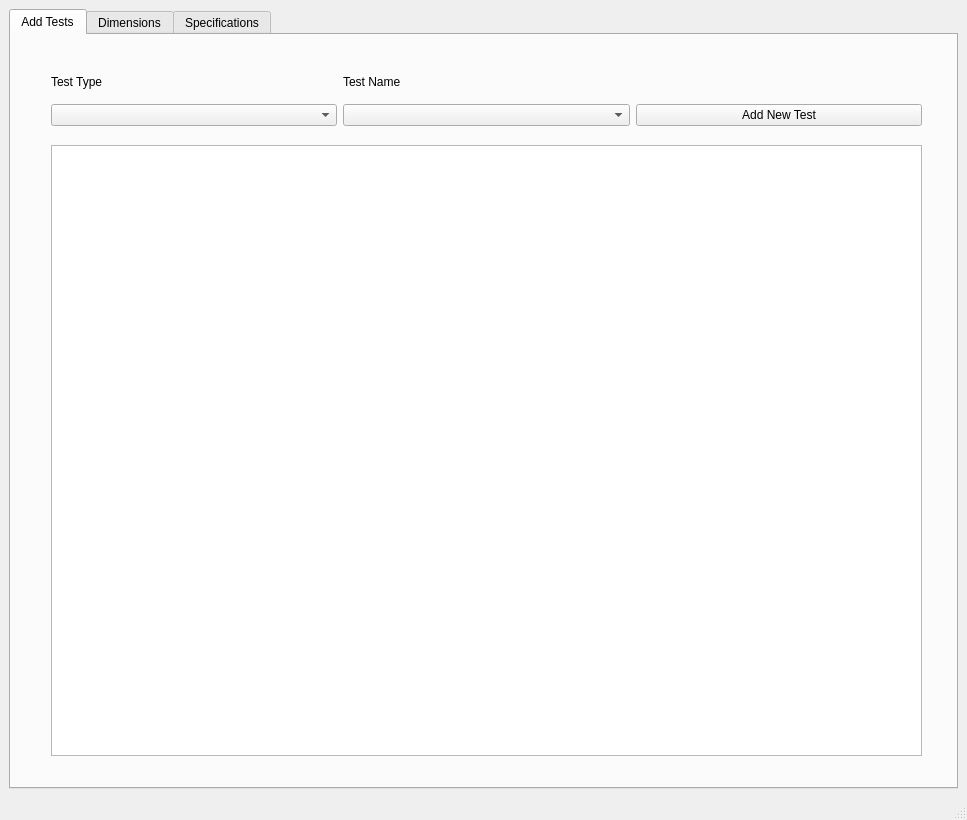
<?xml version="1.0" encoding="UTF-8"?>
<ui version="4.0">
 <class>MainWindow</class>
 <widget class="QMainWindow" name="MainWindow">
  <property name="geometry">
   <rect>
    <x>0</x>
    <y>0</y>
    <width>967</width>
    <height>820</height>
   </rect>
  </property>
  <property name="windowTitle">
   <string>MainWindow</string>
  </property>
  <widget class="QWidget" name="centralwidget">
   <layout class="QHBoxLayout" name="horizontalLayout">
    <item>
     <widget class="QTabWidget" name="tabWidget">
      <property name="currentIndex">
       <number>0</number>
      </property>
      <widget class="QWidget" name="tab_tests">
       <attribute name="title">
        <string>Add Tests</string>
       </attribute>
       <widget class="QTableWidget" name="tableWidget">
        <property name="geometry">
         <rect>
          <x>40</x>
          <y>110</y>
          <width>871</width>
          <height>611</height>
         </rect>
        </property>
       </widget>
       <widget class="QWidget" name="layoutWidget">
        <property name="geometry">
         <rect>
          <x>40</x>
          <y>30</y>
          <width>871</width>
          <height>61</height>
         </rect>
        </property>
        <layout class="QGridLayout" name="gridLayout_5">
         <item row="0" column="0">
          <widget class="QLabel" name="label_15">
           <property name="text">
            <string>Test Type</string>
           </property>
          </widget>
         </item>
         <item row="0" column="1">
          <widget class="QLabel" name="label_16">
           <property name="text">
            <string>Test Name</string>
           </property>
          </widget>
         </item>
         <item row="1" column="0">
          <widget class="QComboBox" name="combo_test_type"/>
         </item>
         <item row="1" column="1">
          <widget class="QComboBox" name="combo_test_name"/>
         </item>
         <item row="1" column="2">
          <widget class="QPushButton" name="button_add_new_test">
           <property name="text">
            <string>Add New Test</string>
           </property>
          </widget>
         </item>
        </layout>
       </widget>
      </widget>
      <widget class="QWidget" name="tab_dimensions">
       <attribute name="title">
        <string>Dimensions</string>
       </attribute>
       <widget class="QLabel" name="label">
        <property name="geometry">
         <rect>
          <x>9</x>
          <y>9</y>
          <width>958</width>
          <height>814</height>
         </rect>
        </property>
        <property name="text">
         <string/>
        </property>
        <property name="pixmap">
         <pixmap resource="images.qrc">:/car/car2.svg</pixmap>
        </property>
        <property name="scaledContents">
         <bool>false</bool>
        </property>
       </widget>
       <widget class="QGroupBox" name="groupBox">
        <property name="geometry">
         <rect>
          <x>270</x>
          <y>570</y>
          <width>431</width>
          <height>90</height>
         </rect>
        </property>
        <property name="title">
         <string>Back Profile</string>
        </property>
        <layout class="QHBoxLayout" name="horizontalLayout_2">
         <item>
          <layout class="QGridLayout" name="gridLayout_2">
           <item row="0" column="3">
            <widget class="QLineEdit" name="x3Back">
             <property name="placeholderText">
              <string>0.00</string>
             </property>
            </widget>
           </item>
           <item row="1" column="5">
            <widget class="QLineEdit" name="y5Back">
             <property name="placeholderText">
              <string>0.00</string>
             </property>
            </widget>
           </item>
           <item row="1" column="3">
            <widget class="QLineEdit" name="y3Back">
             <property name="placeholderText">
              <string>0.00</string>
             </property>
            </widget>
           </item>
           <item row="0" column="7">
            <widget class="QLineEdit" name="x7Back">
             <property name="placeholderText">
              <string>0.00</string>
             </property>
            </widget>
           </item>
           <item row="1" column="2">
            <widget class="QLineEdit" name="y2Back">
             <property name="placeholderText">
              <string>0.00</string>
             </property>
            </widget>
           </item>
           <item row="1" column="6">
            <widget class="QLineEdit" name="y6Back">
             <property name="placeholderText">
              <string>0.00</string>
             </property>
            </widget>
           </item>
           <item row="0" column="5">
            <widget class="QLineEdit" name="x5Back">
             <property name="placeholderText">
              <string>0.00</string>
             </property>
            </widget>
           </item>
           <item row="0" column="6">
            <widget class="QLineEdit" name="x6Back">
             <property name="placeholderText">
              <string>0.00</string>
             </property>
            </widget>
           </item>
           <item row="1" column="4">
            <widget class="QLineEdit" name="y4Back">
             <property name="placeholderText">
              <string>0.00</string>
             </property>
            </widget>
           </item>
           <item row="1" column="1">
            <widget class="QLineEdit" name="y1Back">
             <property name="placeholderText">
              <string>0.00</string>
             </property>
            </widget>
           </item>
           <item row="0" column="4">
            <widget class="QLineEdit" name="x4Back">
             <property name="placeholderText">
              <string>0.00</string>
             </property>
            </widget>
           </item>
           <item row="0" column="2">
            <widget class="QLineEdit" name="x2Back">
             <property name="placeholderText">
              <string>0.00</string>
             </property>
            </widget>
           </item>
           <item row="0" column="1">
            <widget class="QLineEdit" name="x1Back">
             <property name="placeholderText">
              <string>0.00</string>
             </property>
            </widget>
           </item>
           <item row="1" column="7">
            <widget class="QLineEdit" name="y7Back">
             <property name="placeholderText">
              <string>0.00</string>
             </property>
            </widget>
           </item>
           <item row="0" column="0">
            <widget class="QLabel" name="label_4">
             <property name="text">
              <string>x :</string>
             </property>
            </widget>
           </item>
           <item row="1" column="0">
            <widget class="QLabel" name="label_5">
             <property name="text">
              <string>y :</string>
             </property>
            </widget>
           </item>
          </layout>
         </item>
        </layout>
       </widget>
       <widget class="QGroupBox" name="groupBox_2">
        <property name="geometry">
         <rect>
          <x>260</x>
          <y>50</y>
          <width>441</width>
          <height>90</height>
         </rect>
        </property>
        <property name="title">
         <string>Front Profile</string>
        </property>
        <layout class="QHBoxLayout" name="horizontalLayout_3">
         <item>
          <layout class="QGridLayout" name="gridLayout">
           <item row="0" column="3">
            <widget class="QLineEdit" name="x3Front">
             <property name="placeholderText">
              <string>0.00</string>
             </property>
            </widget>
           </item>
           <item row="1" column="0">
            <widget class="QLabel" name="label_3">
             <property name="text">
              <string>y :</string>
             </property>
            </widget>
           </item>
           <item row="1" column="3">
            <widget class="QLineEdit" name="y3Front">
             <property name="placeholderText">
              <string>0.00</string>
             </property>
            </widget>
           </item>
           <item row="1" column="2">
            <widget class="QLineEdit" name="y2Front">
             <property name="placeholderText">
              <string>0.00</string>
             </property>
            </widget>
           </item>
           <item row="1" column="6">
            <widget class="QLineEdit" name="y6Front">
             <property name="placeholderText">
              <string>0.00</string>
             </property>
            </widget>
           </item>
           <item row="0" column="4">
            <widget class="QLineEdit" name="x4Front">
             <property name="placeholderText">
              <string>0.00</string>
             </property>
            </widget>
           </item>
           <item row="1" column="7">
            <widget class="QLineEdit" name="y7Front">
             <property name="placeholderText">
              <string>0.00</string>
             </property>
            </widget>
           </item>
           <item row="1" column="4">
            <widget class="QLineEdit" name="y4Front">
             <property name="placeholderText">
              <string>0.00</string>
             </property>
            </widget>
           </item>
           <item row="1" column="5">
            <widget class="QLineEdit" name="y5Front">
             <property name="placeholderText">
              <string>0.00</string>
             </property>
            </widget>
           </item>
           <item row="1" column="1">
            <widget class="QLineEdit" name="y1Front">
             <property name="placeholderText">
              <string>0.00</string>
             </property>
            </widget>
           </item>
           <item row="0" column="5">
            <widget class="QLineEdit" name="x5Front">
             <property name="placeholderText">
              <string>0.00</string>
             </property>
            </widget>
           </item>
           <item row="0" column="6">
            <widget class="QLineEdit" name="x6Front">
             <property name="placeholderText">
              <string>0.00</string>
             </property>
            </widget>
           </item>
           <item row="0" column="7">
            <widget class="QLineEdit" name="x7Front">
             <property name="placeholderText">
              <string>0.00</string>
             </property>
            </widget>
           </item>
           <item row="0" column="2">
            <widget class="QLineEdit" name="x2Front">
             <property name="placeholderText">
              <string>0.00</string>
             </property>
            </widget>
           </item>
           <item row="0" column="1">
            <widget class="QLineEdit" name="x1Front">
             <property name="placeholderText">
              <string>0.00</string>
             </property>
            </widget>
           </item>
           <item row="0" column="0">
            <widget class="QLabel" name="label_2">
             <property name="text">
              <string>x :</string>
             </property>
            </widget>
           </item>
          </layout>
         </item>
        </layout>
       </widget>
       <widget class="QGroupBox" name="groupBox_3">
        <property name="geometry">
         <rect>
          <x>620</x>
          <y>230</y>
          <width>141</width>
          <height>251</height>
         </rect>
        </property>
        <property name="title">
         <string>Side Profile</string>
        </property>
        <layout class="QHBoxLayout" name="horizontalLayout_4">
         <item>
          <layout class="QGridLayout" name="gridLayout_3">
           <item row="0" column="0">
            <widget class="QLabel" name="label_6">
             <property name="text">
              <string>x :</string>
             </property>
            </widget>
           </item>
           <item row="0" column="1">
            <widget class="QLabel" name="label_7">
             <property name="text">
              <string>y :</string>
             </property>
            </widget>
           </item>
           <item row="1" column="0">
            <widget class="QLineEdit" name="x1Side">
             <property name="placeholderText">
              <string>0.00</string>
             </property>
            </widget>
           </item>
           <item row="1" column="1">
            <widget class="QLineEdit" name="y1Side">
             <property name="placeholderText">
              <string>0.00</string>
             </property>
            </widget>
           </item>
           <item row="2" column="0">
            <widget class="QLineEdit" name="x2Side">
             <property name="placeholderText">
              <string>0.00</string>
             </property>
            </widget>
           </item>
           <item row="2" column="1">
            <widget class="QLineEdit" name="y2Side">
             <property name="placeholderText">
              <string>0.00</string>
             </property>
            </widget>
           </item>
           <item row="3" column="0">
            <widget class="QLineEdit" name="x3Side">
             <property name="placeholderText">
              <string>0.00</string>
             </property>
            </widget>
           </item>
           <item row="3" column="1">
            <widget class="QLineEdit" name="y3Side">
             <property name="placeholderText">
              <string>0.00</string>
             </property>
            </widget>
           </item>
           <item row="4" column="0">
            <widget class="QLineEdit" name="x4Side">
             <property name="placeholderText">
              <string>0.00</string>
             </property>
            </widget>
           </item>
           <item row="4" column="1">
            <widget class="QLineEdit" name="y4Side">
             <property name="placeholderText">
              <string>0.00</string>
             </property>
            </widget>
           </item>
           <item row="5" column="0">
            <widget class="QLineEdit" name="x5Side">
             <property name="placeholderText">
              <string>0.00</string>
             </property>
            </widget>
           </item>
           <item row="5" column="1">
            <widget class="QLineEdit" name="y5Side">
             <property name="placeholderText">
              <string>0.00</string>
             </property>
            </widget>
           </item>
           <item row="6" column="0">
            <widget class="QLineEdit" name="x6Side">
             <property name="placeholderText">
              <string>0.00</string>
             </property>
            </widget>
           </item>
           <item row="6" column="1">
            <widget class="QLineEdit" name="y6Side">
             <property name="placeholderText">
              <string>0.00</string>
             </property>
            </widget>
           </item>
           <item row="7" column="0">
            <widget class="QLineEdit" name="x7Side">
             <property name="placeholderText">
              <string>0.00</string>
             </property>
            </widget>
           </item>
           <item row="7" column="1">
            <widget class="QLineEdit" name="y7Side">
             <property name="placeholderText">
              <string>0.00</string>
             </property>
            </widget>
           </item>
          </layout>
         </item>
        </layout>
       </widget>
       <widget class="QWidget" name="layoutWidget">
        <property name="geometry">
         <rect>
          <x>100</x>
          <y>330</y>
          <width>81</width>
          <height>46</height>
         </rect>
        </property>
        <layout class="QVBoxLayout" name="verticalLayout">
         <item>
          <widget class="QLabel" name="label_8">
           <property name="text">
            <string>Lenght:</string>
           </property>
          </widget>
         </item>
         <item>
          <widget class="QLineEdit" name="textLenght">
           <property name="placeholderText">
            <string>0.00</string>
           </property>
          </widget>
         </item>
        </layout>
       </widget>
       <widget class="QWidget" name="layoutWidget">
        <property name="geometry">
         <rect>
          <x>440</x>
          <y>720</y>
          <width>121</width>
          <height>24</height>
         </rect>
        </property>
        <layout class="QHBoxLayout" name="horizontalLayout_5">
         <item>
          <widget class="QLabel" name="label_9">
           <property name="text">
            <string>Width:</string>
           </property>
          </widget>
         </item>
         <item>
          <widget class="QLineEdit" name="textWidth">
           <property name="placeholderText">
            <string>0.00</string>
           </property>
          </widget>
         </item>
        </layout>
       </widget>
       <widget class="QLineEdit" name="textOverhang">
        <property name="geometry">
         <rect>
          <x>270</x>
          <y>213</y>
          <width>79</width>
          <height>21</height>
         </rect>
        </property>
        <property name="placeholderText">
         <string>0.00</string>
        </property>
       </widget>
       <widget class="QLabel" name="label_25">
        <property name="geometry">
         <rect>
          <x>270</x>
          <y>190</y>
          <width>79</width>
          <height>17</height>
         </rect>
        </property>
        <property name="text">
         <string>Overhang:</string>
        </property>
       </widget>
      </widget>
      <widget class="QWidget" name="tab_specifications">
       <attribute name="title">
        <string>Specifications</string>
       </attribute>
       <layout class="QVBoxLayout" name="verticalLayout_3">
        <item>
         <spacer name="verticalSpacer">
          <property name="orientation">
           <enum>Qt::Orientation::Vertical</enum>
          </property>
          <property name="sizeHint" stdset="0">
           <size>
            <width>20</width>
            <height>72</height>
           </size>
          </property>
         </spacer>
        </item>
        <item>
         <layout class="QHBoxLayout" name="horizontalLayout_7">
          <item>
           <spacer name="horizontalSpacer_4">
            <property name="orientation">
             <enum>Qt::Orientation::Horizontal</enum>
            </property>
            <property name="sizeHint" stdset="0">
             <size>
              <width>40</width>
              <height>20</height>
             </size>
            </property>
           </spacer>
          </item>
          <item>
           <layout class="QVBoxLayout" name="verticalLayout_4">
            <item>
             <widget class="QLabel" name="label_10">
              <property name="font">
               <font>
                <pointsize>16</pointsize>
               </font>
              </property>
              <property name="text">
               <string>Year</string>
              </property>
             </widget>
            </item>
            <item>
             <widget class="QLineEdit" name="textbox_year">
              <property name="minimumSize">
               <size>
                <width>250</width>
                <height>0</height>
               </size>
              </property>
              <property name="font">
               <font>
                <pointsize>16</pointsize>
               </font>
              </property>
              <property name="placeholderText">
               <string>202X</string>
              </property>
             </widget>
            </item>
            <item>
             <widget class="QLabel" name="label_11">
              <property name="font">
               <font>
                <pointsize>16</pointsize>
               </font>
              </property>
              <property name="text">
               <string>ENCAP Number</string>
              </property>
             </widget>
            </item>
            <item>
             <widget class="QLineEdit" name="textbox_number">
              <property name="minimumSize">
               <size>
                <width>250</width>
                <height>0</height>
               </size>
              </property>
              <property name="font">
               <font>
                <pointsize>16</pointsize>
               </font>
              </property>
              <property name="placeholderText">
               <string>11XX</string>
              </property>
             </widget>
            </item>
            <item>
             <widget class="QLabel" name="label_12">
              <property name="font">
               <font>
                <pointsize>16</pointsize>
               </font>
              </property>
              <property name="text">
               <string>Make</string>
              </property>
             </widget>
            </item>
            <item>
             <widget class="QLineEdit" name="textbox_make">
              <property name="minimumSize">
               <size>
                <width>250</width>
                <height>0</height>
               </size>
              </property>
              <property name="font">
               <font>
                <pointsize>16</pointsize>
               </font>
              </property>
              <property name="placeholderText">
               <string>Toyota</string>
              </property>
             </widget>
            </item>
            <item>
             <widget class="QLabel" name="label_24">
              <property name="font">
               <font>
                <pointsize>16</pointsize>
               </font>
              </property>
              <property name="text">
               <string>Model</string>
              </property>
             </widget>
            </item>
            <item>
             <widget class="QLineEdit" name="textbox_model">
              <property name="minimumSize">
               <size>
                <width>250</width>
                <height>0</height>
               </size>
              </property>
              <property name="font">
               <font>
                <pointsize>16</pointsize>
               </font>
              </property>
              <property name="placeholderText">
               <string>Yaris</string>
              </property>
             </widget>
            </item>
            <item>
             <widget class="QLabel" name="label_17">
              <property name="font">
               <font>
                <pointsize>16</pointsize>
               </font>
              </property>
              <property name="text">
               <string>OEM</string>
              </property>
             </widget>
            </item>
            <item>
             <widget class="QLineEdit" name="textbox_oem">
              <property name="minimumSize">
               <size>
                <width>250</width>
                <height>0</height>
               </size>
              </property>
              <property name="font">
               <font>
                <pointsize>16</pointsize>
               </font>
              </property>
              <property name="placeholderText">
               <string>TOY</string>
              </property>
             </widget>
            </item>
            <item>
             <widget class="QLabel" name="label_13">
              <property name="font">
               <font>
                <pointsize>16</pointsize>
               </font>
              </property>
              <property name="text">
               <string>VIN</string>
              </property>
             </widget>
            </item>
            <item>
             <widget class="QLineEdit" name="textbox_vin">
              <property name="minimumSize">
               <size>
                <width>250</width>
                <height>0</height>
               </size>
              </property>
              <property name="font">
               <font>
                <pointsize>16</pointsize>
               </font>
              </property>
              <property name="placeholderText">
               <string>1G1BW4EF1K50768801</string>
              </property>
             </widget>
            </item>
            <item>
             <widget class="QLabel" name="label_14">
              <property name="font">
               <font>
                <pointsize>16</pointsize>
               </font>
              </property>
              <property name="text">
               <string>Software Version</string>
              </property>
             </widget>
            </item>
            <item alignment="Qt::AlignmentFlag::AlignLeft">
             <widget class="QLineEdit" name="textbox_software">
              <property name="minimumSize">
               <size>
                <width>250</width>
                <height>0</height>
               </size>
              </property>
              <property name="font">
               <font>
                <pointsize>16</pointsize>
               </font>
              </property>
              <property name="placeholderText">
               <string>0.9.12</string>
              </property>
             </widget>
            </item>
           </layout>
          </item>
          <item>
           <spacer name="horizontalSpacer_3">
            <property name="orientation">
             <enum>Qt::Orientation::Horizontal</enum>
            </property>
            <property name="sizeHint" stdset="0">
             <size>
              <width>40</width>
              <height>20</height>
             </size>
            </property>
           </spacer>
          </item>
          <item>
           <widget class="QGroupBox" name="groupBox_4">
            <property name="minimumSize">
             <size>
              <width>300</width>
              <height>250</height>
             </size>
            </property>
            <property name="maximumSize">
             <size>
              <width>300</width>
              <height>250</height>
             </size>
            </property>
            <property name="font">
             <font>
              <pointsize>16</pointsize>
             </font>
            </property>
            <property name="title">
             <string>Veichle Type</string>
            </property>
            <layout class="QHBoxLayout" name="horizontalLayout_6">
             <item>
              <spacer name="horizontalSpacer">
               <property name="orientation">
                <enum>Qt::Orientation::Horizontal</enum>
               </property>
               <property name="sizeHint" stdset="0">
                <size>
                 <width>89</width>
                 <height>20</height>
                </size>
               </property>
              </spacer>
             </item>
             <item>
              <layout class="QVBoxLayout" name="verticalLayout_2">
               <item>
                <widget class="QRadioButton" name="radio_car">
                 <property name="font">
                  <font>
                   <pointsize>16</pointsize>
                  </font>
                 </property>
                 <property name="text">
                  <string>Car</string>
                 </property>
                 <property name="checked">
                  <bool>true</bool>
                 </property>
                </widget>
               </item>
               <item>
                <widget class="QRadioButton" name="radio_van">
                 <property name="font">
                  <font>
                   <pointsize>16</pointsize>
                  </font>
                 </property>
                 <property name="text">
                  <string>Van</string>
                 </property>
                </widget>
               </item>
               <item>
                <widget class="QRadioButton" name="radio_truck">
                 <property name="font">
                  <font>
                   <pointsize>16</pointsize>
                  </font>
                 </property>
                 <property name="text">
                  <string>Truck</string>
                 </property>
                </widget>
               </item>
              </layout>
             </item>
             <item>
              <spacer name="horizontalSpacer_2">
               <property name="orientation">
                <enum>Qt::Orientation::Horizontal</enum>
               </property>
               <property name="sizeHint" stdset="0">
                <size>
                 <width>88</width>
                 <height>20</height>
                </size>
               </property>
              </spacer>
             </item>
            </layout>
           </widget>
          </item>
          <item>
           <spacer name="horizontalSpacer_5">
            <property name="orientation">
             <enum>Qt::Orientation::Horizontal</enum>
            </property>
            <property name="sizeHint" stdset="0">
             <size>
              <width>40</width>
              <height>20</height>
             </size>
            </property>
           </spacer>
          </item>
         </layout>
        </item>
        <item>
         <spacer name="verticalSpacer_2">
          <property name="orientation">
           <enum>Qt::Orientation::Vertical</enum>
          </property>
          <property name="sizeHint" stdset="0">
           <size>
            <width>20</width>
            <height>73</height>
           </size>
          </property>
         </spacer>
        </item>
        <item alignment="Qt::AlignmentFlag::AlignHCenter">
         <widget class="QPushButton" name="button_create_folders">
          <property name="minimumSize">
           <size>
            <width>250</width>
            <height>50</height>
           </size>
          </property>
          <property name="maximumSize">
           <size>
            <width>250</width>
            <height>50</height>
           </size>
          </property>
          <property name="font">
           <font>
            <pointsize>19</pointsize>
           </font>
          </property>
          <property name="text">
           <string>Create Folders</string>
          </property>
         </widget>
        </item>
        <item>
         <spacer name="verticalSpacer_3">
          <property name="orientation">
           <enum>Qt::Orientation::Vertical</enum>
          </property>
          <property name="sizeHint" stdset="0">
           <size>
            <width>20</width>
            <height>72</height>
           </size>
          </property>
         </spacer>
        </item>
       </layout>
      </widget>
     </widget>
    </item>
   </layout>
  </widget>
  <widget class="QStatusBar" name="statusbar"/>
 </widget>
 <tabstops>
  <tabstop>y7Side</tabstop>
  <tabstop>x1Back</tabstop>
  <tabstop>x2Back</tabstop>
  <tabstop>x3Back</tabstop>
  <tabstop>x4Back</tabstop>
  <tabstop>x5Back</tabstop>
  <tabstop>x6Back</tabstop>
  <tabstop>x7Back</tabstop>
  <tabstop>y1Back</tabstop>
  <tabstop>y2Back</tabstop>
  <tabstop>y3Back</tabstop>
  <tabstop>y4Back</tabstop>
  <tabstop>y5Back</tabstop>
  <tabstop>y6Back</tabstop>
  <tabstop>y7Back</tabstop>
  <tabstop>textWidth</tabstop>
  <tabstop>textbox_year</tabstop>
  <tabstop>textbox_number</tabstop>
  <tabstop>textbox_make</tabstop>
  <tabstop>textbox_model</tabstop>
  <tabstop>textbox_oem</tabstop>
  <tabstop>textbox_vin</tabstop>
  <tabstop>textbox_software</tabstop>
  <tabstop>radio_car</tabstop>
  <tabstop>radio_van</tabstop>
  <tabstop>radio_truck</tabstop>
  <tabstop>button_create_folders</tabstop>
  <tabstop>textbox_software_2</tabstop>
  <tabstop>tableWidget</tabstop>
  <tabstop>button_add_new_test</tabstop>
  <tabstop>textbox_oem_2</tabstop>
  <tabstop>textbox_vin_2</tabstop>
  <tabstop>combo_test_type</tabstop>
  <tabstop>textbox_model_2</tabstop>
  <tabstop>textbox_number_2</tabstop>
  <tabstop>combo_test_name</tabstop>
  <tabstop>textbox_year_2</tabstop>
  <tabstop>tabWidget</tabstop>
  <tabstop>x1Front</tabstop>
  <tabstop>x2Front</tabstop>
  <tabstop>x3Front</tabstop>
  <tabstop>x4Front</tabstop>
  <tabstop>x5Front</tabstop>
  <tabstop>x6Front</tabstop>
  <tabstop>x7Front</tabstop>
  <tabstop>y1Front</tabstop>
  <tabstop>y2Front</tabstop>
  <tabstop>y3Front</tabstop>
  <tabstop>y4Front</tabstop>
  <tabstop>y5Front</tabstop>
  <tabstop>y6Front</tabstop>
  <tabstop>y7Front</tabstop>
  <tabstop>textOverhang</tabstop>
  <tabstop>textLenght</tabstop>
  <tabstop>x1Side</tabstop>
  <tabstop>y1Side</tabstop>
  <tabstop>x2Side</tabstop>
  <tabstop>y2Side</tabstop>
  <tabstop>x3Side</tabstop>
  <tabstop>y3Side</tabstop>
  <tabstop>x4Side</tabstop>
  <tabstop>y4Side</tabstop>
  <tabstop>x5Side</tabstop>
  <tabstop>y5Side</tabstop>
  <tabstop>x6Side</tabstop>
  <tabstop>y6Side</tabstop>
  <tabstop>x7Side</tabstop>
 </tabstops>
 <resources>
  <include location="images.qrc"/>
 </resources>
 <connections/>
</ui>
